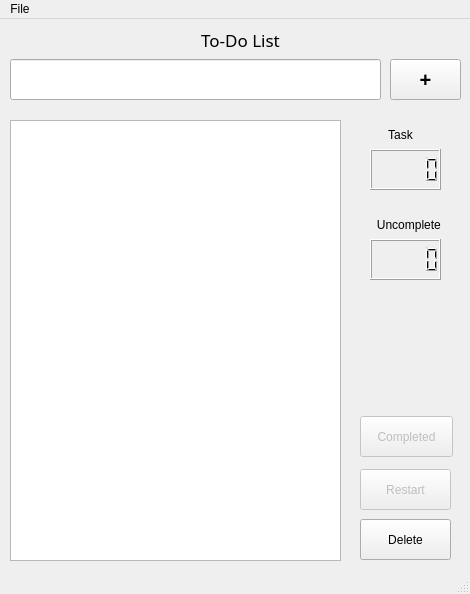
<?xml version="1.0" encoding="UTF-8"?>
<ui version="4.0">
 <class>MainWindow</class>
 <widget class="QMainWindow" name="MainWindow">
  <property name="geometry">
   <rect>
    <x>0</x>
    <y>0</y>
    <width>470</width>
    <height>594</height>
   </rect>
  </property>
  <property name="windowTitle">
   <string>MainWindow</string>
  </property>
  <widget class="QWidget" name="centralwidget">
   <widget class="QLineEdit" name="input_field">
    <property name="geometry">
     <rect>
      <x>10</x>
      <y>40</y>
      <width>371</width>
      <height>41</height>
     </rect>
    </property>
   </widget>
   <widget class="QPushButton" name="add">
    <property name="geometry">
     <rect>
      <x>390</x>
      <y>40</y>
      <width>71</width>
      <height>41</height>
     </rect>
    </property>
    <property name="font">
     <font>
      <pointsize>15</pointsize>
      <weight>75</weight>
      <bold>true</bold>
     </font>
    </property>
    <property name="text">
     <string>+</string>
    </property>
   </widget>
   <widget class="QLabel" name="Hedder">
    <property name="geometry">
     <rect>
      <x>20</x>
      <y>10</y>
      <width>441</width>
      <height>21</height>
     </rect>
    </property>
    <property name="font">
     <font>
      <family>Perpetua Titling MT</family>
      <pointsize>13</pointsize>
     </font>
    </property>
    <property name="text">
     <string>To-Do List</string>
    </property>
    <property name="alignment">
     <set>Qt::AlignCenter</set>
    </property>
   </widget>
   <widget class="QLCDNumber" name="task_count_display_2">
    <property name="geometry">
     <rect>
      <x>370</x>
      <y>130</y>
      <width>71</width>
      <height>41</height>
     </rect>
    </property>
   </widget>
   <widget class="QPushButton" name="completed">
    <property name="enabled">
     <bool>false</bool>
    </property>
    <property name="geometry">
     <rect>
      <x>360</x>
      <y>397</y>
      <width>93</width>
      <height>41</height>
     </rect>
    </property>
    <property name="text">
     <string>Completed</string>
    </property>
   </widget>
   <widget class="QLCDNumber" name="un_count_display">
    <property name="geometry">
     <rect>
      <x>370</x>
      <y>220</y>
      <width>71</width>
      <height>41</height>
     </rect>
    </property>
   </widget>
   <widget class="QPushButton" name="delete_2">
    <property name="geometry">
     <rect>
      <x>360</x>
      <y>500</y>
      <width>91</width>
      <height>41</height>
     </rect>
    </property>
    <property name="text">
     <string>Delete</string>
    </property>
   </widget>
   <widget class="QLabel" name="un_count">
    <property name="geometry">
     <rect>
      <x>350</x>
      <y>190</y>
      <width>121</width>
      <height>31</height>
     </rect>
    </property>
    <property name="font">
     <font>
      <pointsize>9</pointsize>
      <weight>50</weight>
      <bold>false</bold>
     </font>
    </property>
    <property name="text">
     <string>Uncomplete </string>
    </property>
    <property name="alignment">
     <set>Qt::AlignCenter</set>
    </property>
   </widget>
   <widget class="QLabel" name="Task_count">
    <property name="geometry">
     <rect>
      <x>340</x>
      <y>100</y>
      <width>121</width>
      <height>31</height>
     </rect>
    </property>
    <property name="font">
     <font>
      <pointsize>9</pointsize>
      <weight>50</weight>
      <bold>false</bold>
     </font>
    </property>
    <property name="text">
     <string>Task</string>
    </property>
    <property name="alignment">
     <set>Qt::AlignCenter</set>
    </property>
   </widget>
   <widget class="QPushButton" name="restart">
    <property name="enabled">
     <bool>false</bool>
    </property>
    <property name="geometry">
     <rect>
      <x>360</x>
      <y>450</y>
      <width>91</width>
      <height>41</height>
     </rect>
    </property>
    <property name="text">
     <string>Restart</string>
    </property>
   </widget>
   <widget class="QListView" name="listView">
    <property name="geometry">
     <rect>
      <x>10</x>
      <y>101</y>
      <width>331</width>
      <height>441</height>
     </rect>
    </property>
   </widget>
  </widget>
  <widget class="QMenuBar" name="menubar">
   <property name="geometry">
    <rect>
     <x>0</x>
     <y>0</y>
     <width>470</width>
     <height>26</height>
    </rect>
   </property>
   <widget class="QMenu" name="menuNew">
    <property name="title">
     <string>File</string>
    </property>
    <addaction name="new_menu"/>
    <addaction name="open_menu"/>
    <addaction name="save_menu"/>
   </widget>
   <addaction name="menuNew"/>
  </widget>
  <widget class="QStatusBar" name="statusbar"/>
  <action name="new_menu">
   <property name="text">
    <string>New</string>
   </property>
  </action>
  <action name="open_menu">
   <property name="text">
    <string>Open</string>
   </property>
  </action>
  <action name="save_menu">
   <property name="text">
    <string>Save</string>
   </property>
  </action>
 </widget>
 <resources/>
 <connections/>
</ui>
